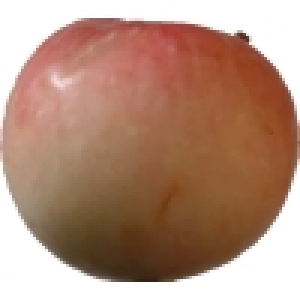
#> input picture dataset/Apple 10/r0_111_100.jpg, 100 x 100 px (shown 3 times larger); its folder holds only this picture in this run
$ python main.py
#> lines starting #> are read from the running program, lines starting #| are printed output that depends on the picture; after the words box and inside, x2 and y2 are one past the last pixel; in counts of white or black regions, pixels touching at a corner belong together
"""
Sistema de Detección y Clasificación de Manzanas con OpenCV
Trabajo Práctico - Visión por Computador
Autores: Samuel Vera García, Pablo Rodríguez Ballesteros
"""

import cv2
import numpy as np
import os
from sklearn.model_selection import train_test_split
from sklearn.svm import SVC
from sklearn.metrics import classification_report, confusion_matrix, accuracy_score
from sklearn.preprocessing import StandardScaler
import matplotlib.pyplot as plt
import seaborn as sns
import pickle
from funciones_auxiliares import *

# ============================================================
# CONFIGURACIÓN
# ============================================================
DATASET_PATH = 'dataset'  # Ruta a tu carpeta dataset
MODEL_PATH = 'modelo_manzanas.pkl'
SCALER_PATH = 'scaler.pkl'
TEST_SIZE = 0.2  # 80% entrenamiento, 20% prueba
RANDOM_STATE = 123

# ============================================================
# 1. CARGA Y EXPLORACIÓN DEL DATASET
# ============================================================
def cargar_dataset(dataset_path):
    """
    Carga imágenes desde carpetas organizadas por clase.
    Estructura esperada:
    dataset/
        ├── Apple_Braeburn/
        │   ├── img1.jpg
        │   ├── img2.jpg
        ├── Apple_Granny_Smith/
        └── Apple_Red/
    """
    print("="*60)
    print("CARGANDO DATASET")
    print("="*60)

    imagenes = []
    etiquetas = []
    nombres_clases = []

    # Listar todas las carpetas (clases)
    clases = [d for d in os.listdir(dataset_path)
              if os.path.isdir(os.path.join(dataset_path, d))]
    clases.sort()

    print(f"Clases encontradas: {clases}")
    print()

    for idx, clase in enumerate(clases):
        clase_path = os.path.join(dataset_path, clase)
        archivos = [f for f in os.listdir(clase_path)
                   if f.lower().endswith(('.jpg', '.jpeg', '.png'))]

        print(f"Clase '{clase}': {len(archivos)} imágenes")

        for archivo in archivos:
            img_path = os.path.join(clase_path, archivo)
            img = cv2.imread(img_path)

            if img is not None:
                imagenes.append(img)
                etiquetas.append(idx)
                if clase not in nombres_clases:
                    nombres_clases.append(clase)

    print()
    print(f"Total de imágenes cargadas: {len(imagenes)}")
    print(f"Total de clases: {len(nombres_clases)}")

    return np.array(imagenes), np.array(etiquetas), nombres_clases

# ============================================================
# 2. PREPROCESAMIENTO
# ============================================================


def preprocesar_imagen(img):
    """
    Preprocesado compatible con histogramas HSV:
    - Suavizado Gaussiano (reduce ruido)
    - Normalización ligera
    NO cambia el espacio de color
    """

    # Suavizado para reducir ruido
    img_suavizada = cv2.GaussianBlur(img, (5, 5), 1.5)

    # Normalización opcional (mantiene colores)
    img_suavizada = cv2.normalize(
        img_suavizada, None, 0, 255, cv2.NORM_MINMAX
    )

    return img_suavizada


# ============================================================
# 3. SEGMENTACIÓN
# ============================================================
def segmentar_fruta(img):
    """
    Segmenta la fruta del fondo usando:
    - Conversión a HSV
    - Umbralización
    - Operaciones morfológicas
    """
    hsv = cv2.cvtColor(img, cv2.COLOR_BGR2HSV)

    # Máscara para detectar objetos no blancos (fondo típico)
    lower_bound = np.array([0, 30, 30])
    upper_bound = np.array([180, 255, 255])
    mask = cv2.inRange(hsv, lower_bound, upper_bound)

    # Aplicar máscara a la imagen original
    img_segmentada = cv2.bitwise_and(img, img, mask=mask)

    return img_segmentada, mask

# ============================================================
# 4. EXTRACCIÓN DE CARACTERÍSTICAS
# ============================================================
# [110 lines left out: functions extraer_caracteristicas, entrenar_modelo, evaluar_modelo, not called in this run]
def visualizar_preprocesado_y_segmentacion(imagenes, nombres_clases=None, etiquetas=None):

    """
    Muestra un ejemplo aleatorio del dataset:
    - Imagen original
    - Imagen preprocesada
    - Máscara de segmentación
    - Imagen segmentada
    """

    # Elegir imagen aleatoria
    idx = np.random.randint(0, len(imagenes))
    img = imagenes[idx]

    # Preprocesado
    img_prep = preprocesar_imagen(img)

    # Segmentación
    img_seg, mask = segmentar_fruta(img_prep)

    # Convertir a RGB para matplotlib
    img_rgb = cv2.cvtColor(img, cv2.COLOR_BGR2RGB)
    img_prep_rgb = cv2.cvtColor(img_prep, cv2.COLOR_BGR2RGB)
    img_seg_rgb = cv2.cvtColor(img_seg, cv2.COLOR_BGR2RGB)

    # Título con clase si existe
    titulo = "Ejemplo aleatorio"
    if etiquetas is not None and nombres_clases is not None:
        titulo += f" - Clase: {nombres_clases[etiquetas[idx]]}"

    # Visualización
    fig, axes = plt.subplots(2, 2, figsize=(12, 10))
    fig.suptitle(titulo, fontsize=16, fontweight='bold')

    axes[0, 0].imshow(img_rgb)
    axes[0, 0].set_title("Imagen original")
    axes[0, 0].axis("off")

    axes[0, 1].imshow(img_prep_rgb)
    axes[0, 1].set_title("Imagen preprocesada")
    axes[0, 1].axis("off")

    axes[1, 0].imshow(mask, cmap='gray')
    axes[1, 0].set_title("Máscara de segmentación")
    axes[1, 0].axis("off")

    axes[1, 1].imshow(img_seg_rgb)
    axes[1, 1].set_title("Imagen segmentada")
    axes[1, 1].axis("off")

    plt.tight_layout()
    plt.show()

# ============================================================
# 7. VISUALIZACIÓN DE RESULTADOS
# ============================================================
# [27 lines left out: function visualizar_ejemplos, not called in this run]

# ============================================================
# 8. FUNCIÓN PRINCIPAL
# ============================================================
def main():
    """
    Pipeline completo de clasificación
    """
    print("\n" + "="*60)
    print("SISTEMA DE CLASIFICACIÓN DE MANZANAS")
    print("Visión por Computador con OpenCV")
    print("="*60 + "\n")

    # 1. Cargar dataset
    imagenes, etiquetas, nombres_clases = cargar_dataset(DATASET_PATH)
#> in cargar_dataset, img is the input picture: shape (100, 100, 3); mean B, G, R 124.2, 143.1, 179.7
#| Total de imágenes cargadas: 2
#> etiquetas = [0, 1]; nombres_clases = ['Apple 10', 'Apple 10 Honeycrisp']

    if len(imagenes) == 0:
        print(" Error: No se encontraron imágenes en el dataset")
        return
    visualizar_preprocesado_y_segmentacion(imagenes, nombres_clases, etiquetas)
#> in visualizar_preprocesado_y_segmentacion, `idx = np.random.randint(0, len(imagenes))`: idx = 0
#> in preprocesar_imagen, `img_suavizada = cv2.GaussianBlur(img, (5, 5), 1.5)`:
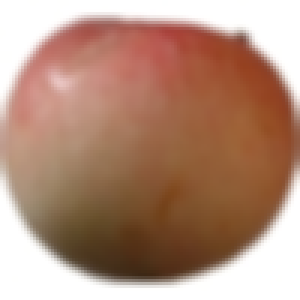
#> img_suavizada: shape (100, 100, 3) (shown 3 times larger); mean B, G, R 124, 143, 179.6
#> in segmentar_fruta, `hsv = cv2.cvtColor(img, cv2.COLOR_BGR2HSV)`: hsv: shape (100, 100, 3); mean H, S, V 9.2, 113.2, 173.2
#> in segmentar_fruta, `mask = cv2.inRange(hsv, lower_bound, upper_bound)`:
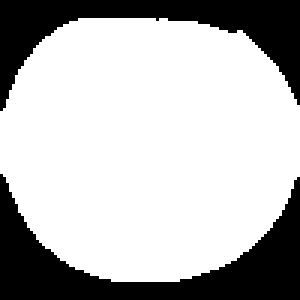
#> mask: shape (100, 100) (shown 3 times larger); 72.5% white; 2 black regions, box (x1, y1, x2, y2) and area: (0, 58, 100, 100) 1511, (0, 0, 100, 37) 1244
#> in segmentar_fruta, `img_segmentada = cv2.bitwise_and(img, img, mask=mask)`:
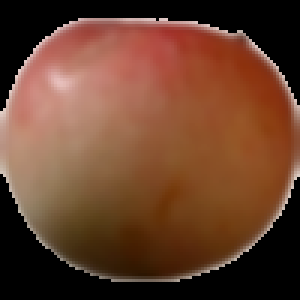
#> img_segmentada: shape (100, 100, 3) (shown 3 times larger); mean B, G, R 44.6, 65, 104.3
#> in visualizar_preprocesado_y_segmentacion, `titulo += f" - Clase: {nombres_clases[etiquetas[idx]]}"`: titulo = 'Ejemplo aleatorio - Clase: Apple 10'
#> in visualizar_preprocesado_y_segmentacion, `plt.show()`:
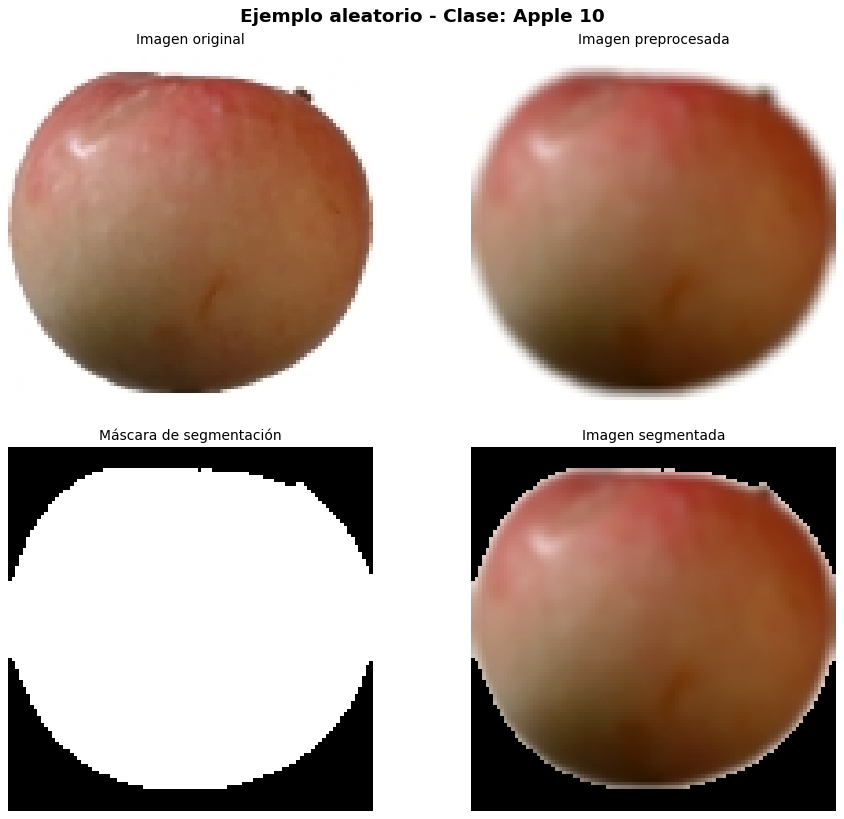
#> figure drawn by matplotlib, 4 panels
    # 2. Dividir en train y test
    print("\n" + "="*60)
    print("DIVIDIENDO DATASET")
    print("="*60)
#> (the run stopped early here; a loop or call above may not have finished)
